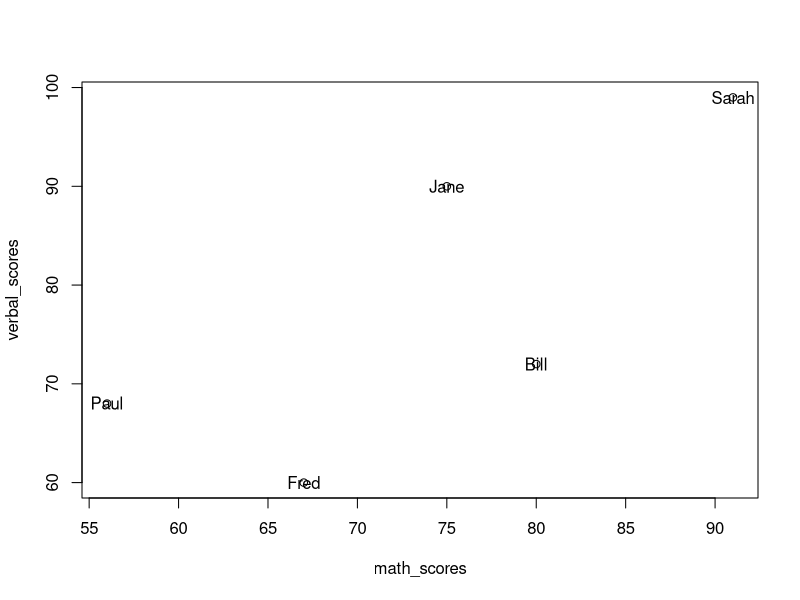

Reproduce this figure in R.
## ---- chunk 1
10 / 2
sqrt(100) + sqrt(9)
exp(1)
2^3
## ---- chunk 2
x <- 5
y <- 10
## ---- chunk 3
x * y
## ---- chunk 4
z <- x * y
## ---- chunk 5
x <- x + 1
## ---- chunk 6
2 == 2
c(1, 2, 3) == 2
## ---- chunk 7
1 != 2 # not equal to
2 < 2 # less than
2 <= 2 # less than or equal to
2 > 2 # greater than
2 >= 2 # greater than or equal to
(2 < 2) | (2 <= 2) # or
(2 < 2) & (2 <= 2) # and
## ---- chunk 8
x <- c(TRUE, TRUE, FALSE)
x * 2
sum(x)
## ---- chunk 9
0 / 0 # NaN
1 / 0 # Inf
x <- c(1, NA, 0)
## ---- chunk 10
str(x)
## ---- chunk 11
print(z)
## ---- chunk 12
z
## ---- chunk 13
student_names <- c("Bill", "Jane", "Sarah", "Fred", "Paul")
math_scores <- c(80, 75, 91, 67, 56)
verbal_scores <- c(72, 90, 99, 60, 68)
## ---- chunk 14
nums1 <- 1:100
nums2 <- seq(-10, 100, by=5) # -10, -5, 0, ..., 100
nums3 <- seq(-10, 100, length.out=467) # 467 equally spaced numbers between -10 and 100
## ---- chunk 15
mean(math_scores)
min(math_scores - verbal_scores)
summary(verbal_scores)
## ---- chunk 16
plot(x=math_scores, y=verbal_scores)
text(x=math_scores, y=verbal_scores, labels=student_names)
## ---- chunk 17
math_scores[3]
math_scores[1:3]
math_scores[-(4:5)]
math_scores[which(verbal_scores >= 90)]
math_scores[3] <- 92
math_scores
## ---- chunk 18
students <- data.frame(student_names, math_scores, verbal_scores)
students
summary(students)
## ---- chunk 19
students$final_scores <- 0
students$final_scores <- (students$math_scores + students$verbal_scores)/2

age <- c(18, 19, 20, 21, 22)
students2 <- data.frame(student_names, age)
# merge different data frames
students3 <- merge(students, students2)

students3
## ---- chunk 20
list1 <- list(some_numbers = 1:10, some_letters = c("a", "b", "c"))
list1
## ---- chunk 21
school_info <- list(school_name = "iCourts", students = students, 
                    faculty = data.frame(name = c("Kelly Jones", "Matt Smith"), 
                                         age = c(41, 55)))
school_info
